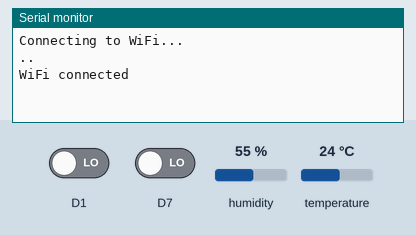
Recording of a sketch running on a simulated ESP8266 (NodeMCU). Shown: the last lines printed to the serial monitor. The test bench sets the inputs (shaded band); at power-on: temperature 24 °C, D1 LOW, D7 LOW, humidity 55 %. WiFi joins after 1.5 s; servers stay silent unless stated; uploads are accepted with an empty reply.

Above: at 4.2 s.
4.3 s: temperature set to 12 °C
At 5.6 s:
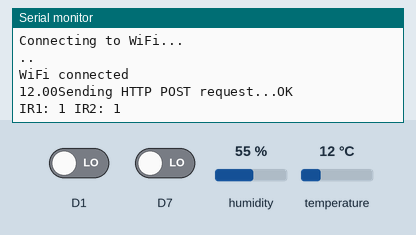
7.3 s: D1 driven HIGH
At 9.43 s:
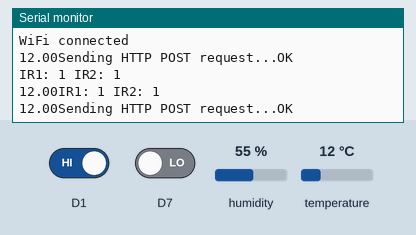
10.3 s: D7 driven HIGH
At 12.9 s:
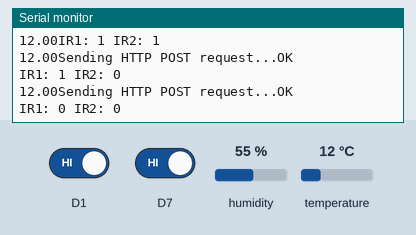
13.3 s: temperature set to 19 °C
At 14.4 s:
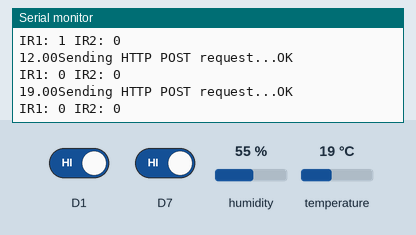
16.3 s: D1 driven LOW
At 19.0 s:
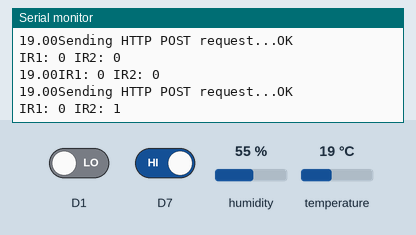
19.3 s: D7 driven LOW
At 21.9 s:
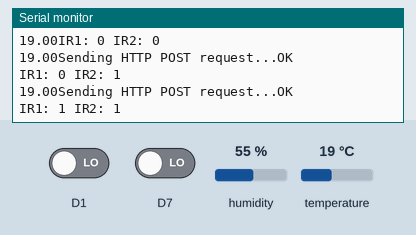
Timing chart, 0 to 23.3 s (numbered marks = the images above; inputs shaded):
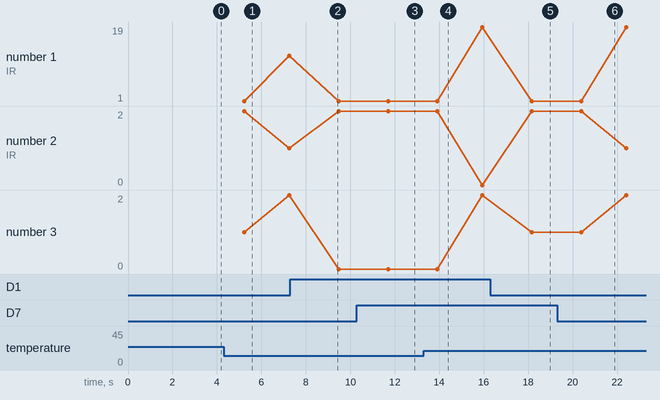

Measured:
- after the input at 4.3 s, the serial monitor: prints a new line after 0.73 s (image 1)
- after the input at 10.3 s, the serial monitor: prints a new line after 1.4 s (image 3)
- after the input at 13.3 s, the serial monitor: prints a new line after 0.42 s (image 4)
- after the input at 16.3 s, the serial monitor: prints a new line after 1.9 s (image 5)
- after the input at 19.3 s, the serial monitor: prints a new line after 1.1 s (image 6)
- plotted number 1: 1 → 19 after the input at 13.3 s
- plotted number 3: 2 → 0 after the input at 7.3 s

The sketch:

nodemcu.ino
```cpp
// #include <ESP8266WiFi.h>
// #include <ESP8266HTTPClient.h>
// #include <DHT.h>
// #define ARRAY_SIZE 5  // Adjust the array size as needed

// bool objectDetected = false;

// String init_state="";
// String saved_state="";
// #define DHTPIN 2     // DHT11 data pin is connected to GPIO2
// #define DHTTYPE DHT11   // DHT11 sensor is used
// DHT dht(DHTPIN, DHTTYPE);

// const char* ssid = "Galaxy A51 A4D9";
// const char* password = "app.listen";

// void setup() {
//   Serial.begin(115200);
//   delay(1000);

//   // Connect to Wi-Fi network
//   WiFi.begin(ssid, password);
//   Serial.println("");
//   Serial.println("Connecting to WiFi...");

//   while (WiFi.status() != WL_CONNECTED) {
//     delay(1000);
//     Serial.print(".");
//   }

//   Serial.println("");
//   Serial.println("WiFi connected");

//   // Initialize DHT sensor
//   dht.begin();
// }

// void loop() {

//   int ir_1 = 0;
//   int ir_2 = 0;
//   int ir_3=0;

//   // Wait a few seconds between measurements
//   delay(2000);

//   // Read temperature and humidity from DHT sensor
//   float temperature = dht.readTemperature();
//   float humidity = dht.readHumidity();
// Serial.print(temperature );
//   // Read IR sensor data
//   int ir1 = digitalRead(D7);
//   int ir2 = digitalRead(D1);

// if(ir1==1){
//   ir_1=0;
// }
// else{
//   ir_1=1;
// }

//   if (ir2 == 1) {
//     ir_2 = 0;
//   } else {
//     ir_2 = 1;

//   }

// if()

// Serial.println(ir_1);

//   // previosir1=ir_1;

//   //  if(previosir1!=ir_1){

//   //    ir_1=0;
//   //     Serial.println(ir_1);
//   //  }

//     saved_state=ir_1

//     WiFiClient client;
//     HTTPClient http;

//   String json = "{\"temperature\": \"" + String(temperature) + "\", \"IR1\": \"" + String(ir_1) + "\", \"IR2\": \"" + String(ir_2) + "\", \"IR3\": \"" + String(ir_3) + "\"}";

//     Serial.print("Sending HTTP POST request...");
//     if (http.begin(client, "http://192.168.157.41:3000/main/AWS01")) {//AWS01 machine name
//       http.addHeader("Content-Type", "application/json");
//       int httpCode = http.POST(json);
//       if (httpCode == 200) {
//         Serial.println("OK");
//        } else {
//         Serial.print("failed with error code ");
//         Serial.println(httpCode);
//         Serial.println("checking");
//       }
//       http.end();
//     } else {
//       Serial.println("failed to connect to server");
//     }
// }
#include <ESP8266WiFi.h>
#include <ESP8266HTTPClient.h>
#include <DHT.h>
#define ARRAY_SIZE 5 // Adjust the array size as needed

bool objectDetected = false;

String init_state = "";
String saved_state = "";

#define DHTPIN 2      // DHT11 data pin is connected to GPIO2
#define DHTTYPE DHT11 // DHT11 sensor is used
DHT dht(DHTPIN, DHTTYPE);

const char *ssid = "Galaxy A51 A4D9";
const char *password = "app.listen";

void setup()
{
      Serial.begin(115200);
      delay(1000);

      // Connect to Wi-Fi network
      WiFi.begin(ssid, password);
      Serial.println("");
      Serial.println("Connecting to WiFi...");

      while (WiFi.status() != WL_CONNECTED)
      {
            delay(1000);
            Serial.print(".");
      }

      Serial.println("");
      Serial.println("WiFi connected");

      // Initialize DHT sensor
      dht.begin();
}

void loop()
{
      int ir_1 = 0;
      int ir_2 = 0;
      int ir_3 = 0;

      // Wait a few seconds between measurements
      delay(2000);

      // Read temperature and humidity from DHT sensor
      float temperature = dht.readTemperature();
      float humidity = dht.readHumidity();
      Serial.print(temperature);

      // Read IR sensor data
      int ir1 = digitalRead(D7);
      int ir2 = digitalRead(D1);

      if (ir1 == 1)
      {
            ir_1 = 0;
      }
      else
      {
            ir_1 = 1;
      }

      if (ir2 == 1)
      {
            ir_2 = 0;
      }
      else
      {
            ir_2 = 1;
      }

      String current_state = String(ir_1) + String(ir_2) + String(temperature);

      if (current_state != saved_state)
      {
            saved_state = current_state;

            WiFiClient client;
            HTTPClient http;

            String json = "{\"temperature\": \"" + String(temperature) + "\", \"IR1\": \"" + String(ir_1) + "\", \"IR2\": \"" + String(ir_2) + "\", \"IR3\": \"" + String(ir_3) + "\"}";

            Serial.print("Sending HTTP POST request...");
            if (http.begin(client, "http://192.168.157.41:3000/main/AWS01"))
            { // AWS01 machine name
                  http.addHeader("Content-Type", "application/json");
                  int httpCode = http.POST(json);
                  if (httpCode == 200)
                  {
                        Serial.println("OK");
                  }
                  else
                  {
                        Serial.print("failed with error code ");
                        Serial.println(httpCode);
                        Serial.println("checking");
                  }
                  http.end();
            }
            else
            {
                  Serial.println("failed to connect to server");
            }
      }

      Serial.print("IR1: ");
      Serial.print(ir_1);
      Serial.print(" IR2: ");
      Serial.println(ir_2);
}
```
